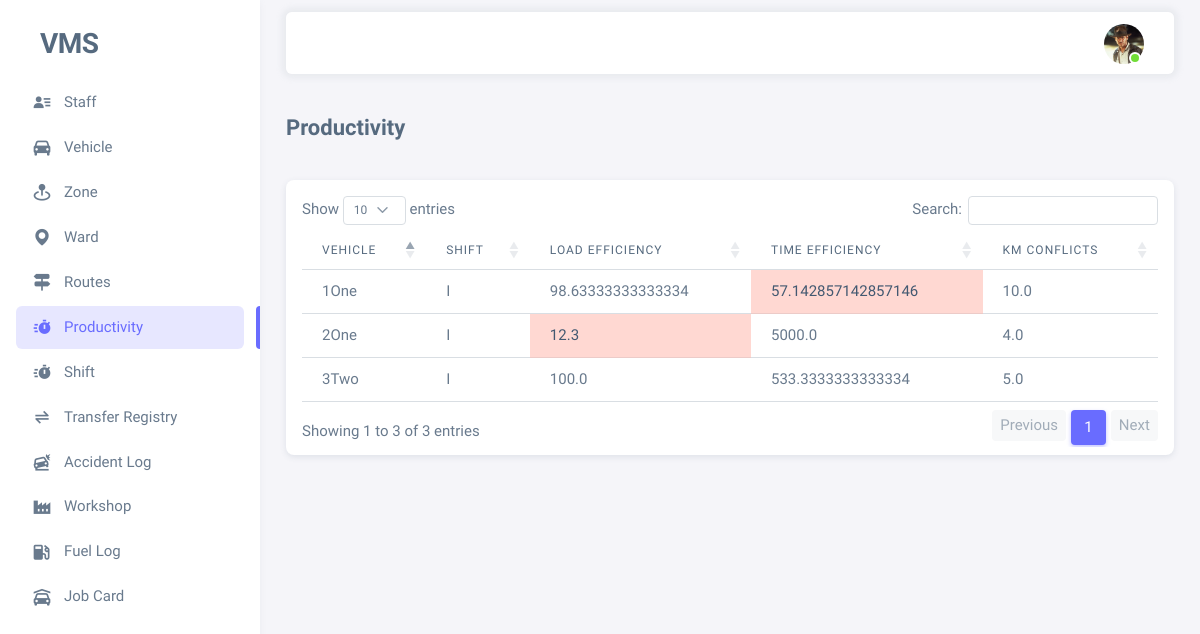
Before: /productivity-list/ (signed in) with the older database file.
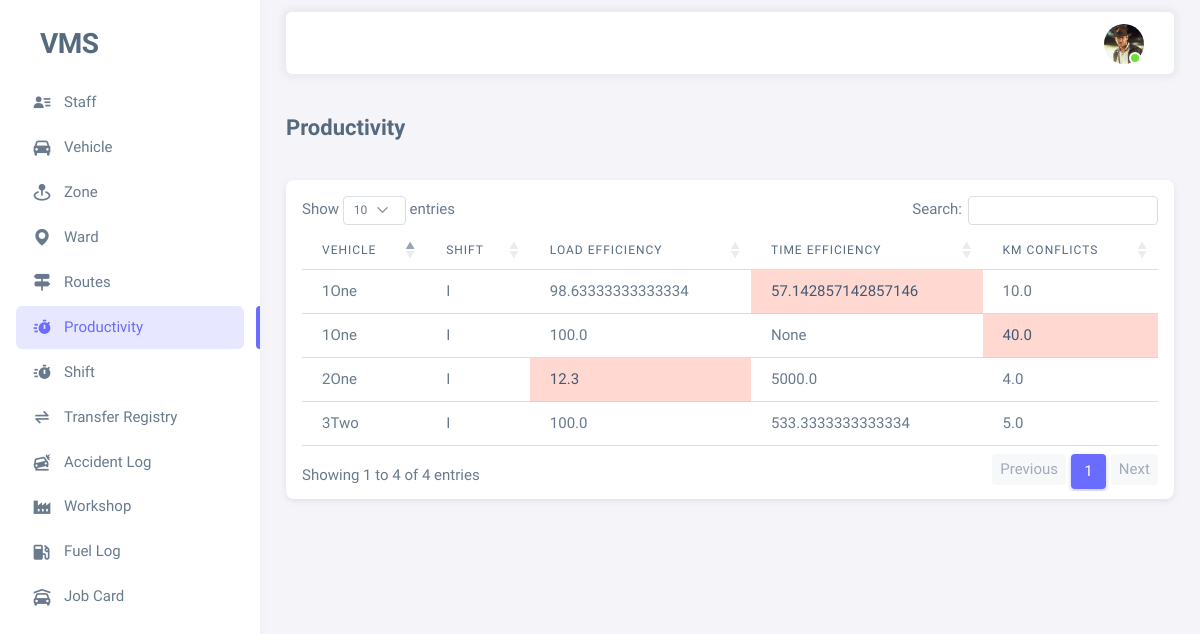
After: the same page with the newer database file.
### vms_app/models.py (models this page shows, shortened)
class Shift(models.Model):
    choices_shifts = [
        ('I', 'I'),
        ('II', 'II'),
        ('III', 'III'),
        ('Others', 'Others')
    ]
    vehicle = models.ForeignKey(Vehicle, related_name="vehicle_shift_set", on_delete=models.PROTECT,
                                limit_choices_to={'is_active': True, 'is_working': False}, null=False)
    shift_name = models.CharField(max_length=100, choices=choices_shifts)
    start_time = models.DateTimeField(auto_now_add=True)
    routes = models.ManyToManyField(Route, blank=False, limit_choices_to={'is_active': True, 'is_working': False})
    out_km = models.FloatField(null=True, blank=True, default=0.0)
    start_image = models.ImageField(null=True, blank=True, upload_to='shift_start/')
    driver = models.CharField(max_length=500, default='Vendor')
    shift_date = models.DateField(auto_now_add=True)
    end_time = models.DateTimeField(null=True, blank=True) # used to check shift completed or not in view
    in_km = models.FloatField(null=True, blank=True, default=0.0)
    end_image = models.ImageField(null=True, blank=True, upload_to='shift_end/')
    shift_remark = models.TextField(null=True, blank=True)
    created_on = models.DateTimeField(auto_now_add=True)
    time_estimation = models.FloatField(default=0, editable=False)
    km_estimation = models.IntegerField(default=1, editable=False)
    @property
    def shift_duration(self):
        if self.start_time and self.end_time:
            return self.end_time-self.start_time
        else:
            return None
    @property
    def shift_km(self):
        if self.out_km and self.in_km:
            return self.in_km-self.out_km
        else:
            return None
    @property
    def shift_total_load(self):
        trips = self.shift_trips_set.all()
        total_load = 0
        for trip in trips:
            total_load+=trip.trip_load
        return total_load
    @property
    def shift_load_efficiency(self):
        total_load = self.shift_total_load
        trips = self.shift_trips_set.all()
        if trips:
            total_load_estimation = self.vehicle.load_estimation*len(trips)
            return 100 * total_load/total_load_estimation
        else:
            return None
    @property
    def shift_km_conflicts(self):
        try:
            if self.shift_km and self.routes:
                total_km_estimation = 0
                for route in self.routes.all():
                    total_km_estimation+=route.km_estimation
                return self.shift_km/total_km_estimation
        except Exception as e:
            pass
        return None
    @property
    def shift_time_efficiency(self):
        try:
            if self.shift_duration and self.time_estimation:
                return 100 * self.time_estimation/(self.shift_duration.total_seconds()//60)
        except Exception as e:
            return None
    class Meta:
        unique_together = ['shift_name', 'vehicle', 'shift_date']

class Vehicle(models.Model):
    vehicle_number = models.CharField(max_length=100, unique=True)
    is_active = models.BooleanField(default=True)
    is_working = models.BooleanField(default=False)
    supervisor = models.ForeignKey(Employee, on_delete=models.SET_NULL, null=True, blank=True,
                                   related_name='vehicle_supervised_by', limit_choices_to={'is_active': True})
    load_estimation = models.IntegerField(default=1000)  # in kg
    remark = models.TextField(null=True, blank=True)
    created_by = models.ForeignKey(Employee, on_delete=models.SET_NULL, null=True, blank=True,
                                   related_name='vehicle_created_by')
    created_on = models.DateTimeField(auto_now_add=True)
    updated_by = models.ForeignKey(Employee, on_delete=models.SET_NULL, null=True, blank=True,
                                   related_name='vehicle_updated_by')
    updated_on = models.DateTimeField(auto_now=True)
    zone = models.ForeignKey(Zone, related_name='zone_vehicles_set',
                             on_delete=models.PROTECT, null=True, blank=True)
    workshop = models.ForeignKey(Workshop, related_name='workshop_vehicles_set',
                                 on_delete=models.PROTECT, null=True, blank=True)
    register_number = models.CharField(max_length=50, null=True, blank=True, unique=True)
    chassis_number = models.CharField(max_length=50, null=True, blank=True)
    vehicle_model = models.CharField(max_length=50, null=True, blank=True)
    vehicle_type = models.CharField(max_length=50, null=True, blank=True)
    engine_number = models.CharField(max_length=50, null=True, blank=True)
    fc_date = models.DateField(null=True, blank=True)
    insurance = models.DateField(null=True, blank=True)
    puc = models.DateField(null=True, blank=True)  # pollution under control certificate expiry date
    def __str__(self) -> str:
        return self.vehicle_number+str(self.supervisor)

class Employee(AbstractBaseUser, PermissionsMixin):
    id = models.UUIDField(primary_key=True, editable=False, unique=True, default=uuid.uuid4)
    name = models.CharField(max_length=100)
    image = models.ImageField(upload_to='profiles/', null=True, blank=True)
    employee_id = models.CharField(max_length=100, unique=True)
    is_active = models.BooleanField(default=True)
    is_staff = models.BooleanField(default=True)
    is_superuser = models.BooleanField(default=False)
    contact = models.CharField(max_length=255)
    address = models.TextField()
    remark = models.TextField(null=True, blank=True)
    objects = EmployeeManager()
    USERNAME_FIELD = 'employee_id'
    REQUIRED_FIELDS = ['name']
    def __str__(self) -> str:
        return self.name

class TripHistory(models.Model):
    choices_shifts = [
        ('I', 'I'),
        ('II', 'II'),
        ('III', 'III'),
        ('Others', 'Others')
    ]
    shift = models.ForeignKey(Shift, related_name='shift_trips_set', on_delete=models.CASCADE, null=False)
    vehicle = models.ForeignKey(Vehicle, related_name='vehicle_trips_set', on_delete=models.PROTECT, null=False)
    is_current = models.BooleanField(default=True, editable=False)
    trip_date = models.DateField(auto_now_add=True)
    trip_start_time = models.DateTimeField(auto_now_add=True)
    updted_on = models.DateTimeField(auto_now=True)
    trip_end_time = models.DateTimeField(null=True, blank=True)
    trip_load = models.IntegerField(null=True, blank=True)  # in kg
    trip_remark = models.TextField(null=True, blank=True)
    trip_count = models.IntegerField(default=0) # method field have to be increased +1 in backend
    trip_efficiency = models.FloatField(default=0)

class Route(models.Model):
    zone = models.ForeignKey(Zone, related_name='zone_routes_set', on_delete=models.PROTECT)
    ward = models.ForeignKey(Ward, related_name='ward_routes_set', on_delete=models.PROTECT)
    street = models.CharField(max_length=500)
    km_estimation = models.IntegerField(null=True, blank=True, default=50)
    time_estimation = models.IntegerField(default=100, null=True, blank=True)
    is_active = models.BooleanField(default=True)
    is_working = models.BooleanField(default=False)
    supervisor = models.ForeignKey(Employee, on_delete=models.SET_NULL, null=True, blank=True,
                                   related_name='route_supervised_by', limit_choices_to={'is_active': True})
    created_by = models.ForeignKey(Employee, on_delete=models.SET_NULL, null=True, blank=True,
                                   related_name='route_created_by')
    created_on = models.DateTimeField(auto_now_add=True)
    updated_by = models.ForeignKey(Employee, on_delete=models.SET_NULL, null=True, blank=True,
                                   related_name='route_updated_by')
    updated_on = models.DateTimeField(auto_now=True)

### vms_app/views.py (the view)
# urls.py: path('productivity-list/', views.productivity_list, name='productivity_list'),
@login_required(login_url='login')
@active_required
def productivity_list(request):
    shifts = Shift.objects.filter(end_time__isnull=False)
    context = {
        "menu": "menu-productivity",
        "shifts": shifts,
    }
    return render(request, 'vms_app/productivity_list.html', context)

### vms_app/templates/vms_app/productivity_list.html (shortened to what this page needs)
{% extends "base.html" %}
{% block content %}
<h4 class="fw-bold py-3 mb-4">Productivity</h4>
<div class="card mt-4 px-3 py-2">
    <div class="table-responsive text-nowrap mt-2">
        <table class="table table-hover mb-2" id="example">
            <thead>
                <tr>
                    <th>Vehicle</th>
                    <th>Shift</th>
                    <th>Load Efficiency</th>
                    <th>Time Efficiency</th>
                    <th>Km Conflicts</th>
                </tr>
            </thead>
            <tbody>
                {% for shift in shifts %}
                    <tr onclick="location.href='{% url 'shift_details' shift.id %}'">
                        <td>{{shift.vehicle}}</td>
                        <td>{{shift.shift_name}}</td>
                        <td {% if shift.shift_load_efficiency < 80 %}class="table-danger"{% endif %}>{{shift.shift_load_efficiency}}</td>
                        <td {% if shift.shift_time_efficiency < 80 %}class="table-danger"{% endif %}>{{shift.shift_time_efficiency}}</td>
                        <td {% if shift.shift_km_conflicts > 20 %}class="table-danger"{% endif %}>{{shift.shift_km_conflicts}}</td>
                    </tr>
                {% endfor %}
            </tbody>
        </table>
    </div>
</div>
{% endblock content %}

Changed rows visible on the page:
added Shift: vehicle "1One", shift_name "I", shift_load_efficiency "100.0", shift_time_efficiency "None", shift_km_conflicts "40.0"
Other visible differences:
text written by a page script: "Show entries Search: Showing 1 to 3 of 3 entries Previous 1 Next" → "Show entries Search: Showing 1 to 4 of 4 entries Previous 1 Next"
